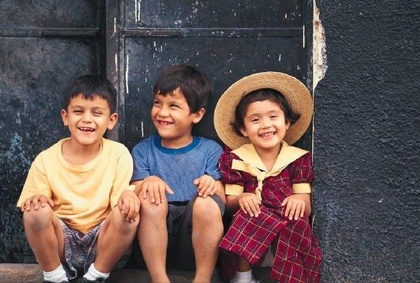
%> input picture 6th_sem/MATLAB/AN SIr till 27-Mar-2018/Copy_of_Copy_of_image1.JPG, 420 x 283 px, shrunk from 600 x 404 before the run
$ octave q2as2.m   (GNU Octave 9; MATLAB toolbox functions it lacks are replaced by stand-ins)
%> lines starting %> are read from the running program, lines starting %| are printed output that depends on the picture
%q2as2.m: Write a program to input any RGB image file. Convert the image to
%gray scale image using a formula gray_scale=.2989*R+.587*G+.114*B.
% Club RGB image and gray scale image.
clc;
close all;
clear all;
file1=input('\nEnter your RGB image file name=','s');
%> the answer given: Copy_of_Copy_of_image1.JPG
file2=input('Enter output image file name=','s');
%> the answer given: out.png
x=imread(file1);
%> x is the input picture: size 283x420x3 uint8; mean R, G, B 101.5, 86.4, 85.3
[r,c,d]=size(x);
%> r = 283; c = 420; d = 3
y(1:r,1:c,1)=.2989*x(1:r,1:c,1)+.587*x(1:r,1:c,2)+.114*x(1:r,1:c,3);
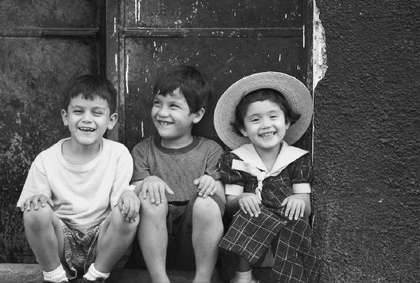
%> y: size 283x420 uint8; min 2, max 255, mean 90.8
y1=x; % copying all pixels of RGB to y1
y1(1:r,c+1:2*c,1)=y(1:r,1:c,1);
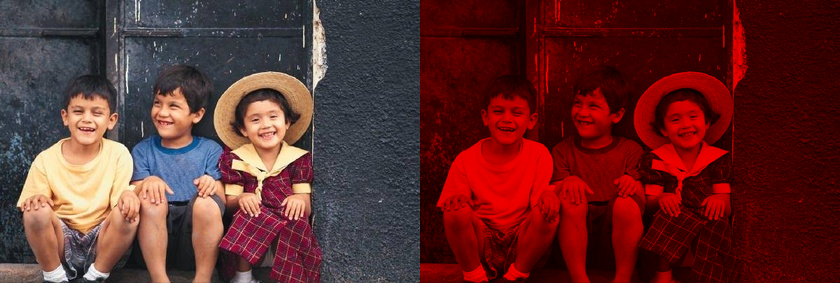
%> y1: size 283x840x3 uint8; mean R, G, B 96.1, 43.2, 42.7
y1(1:r,c+1:2*c,2)=y(1:r,1:c,1);
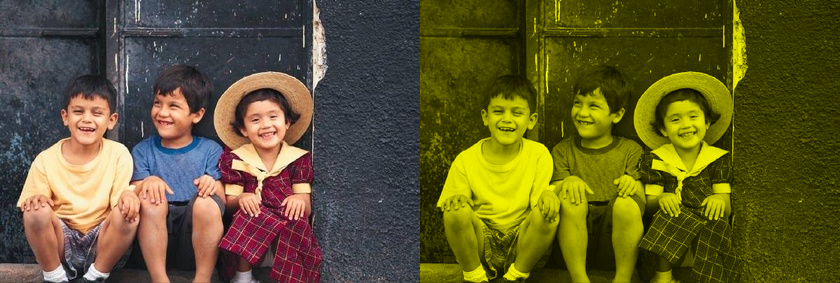
%> y1: size 283x840x3 uint8; mean R, G, B 96.1, 88.6, 42.7
y1(1:r,c+1:2*c,3)=y(1:r,1:c,1);
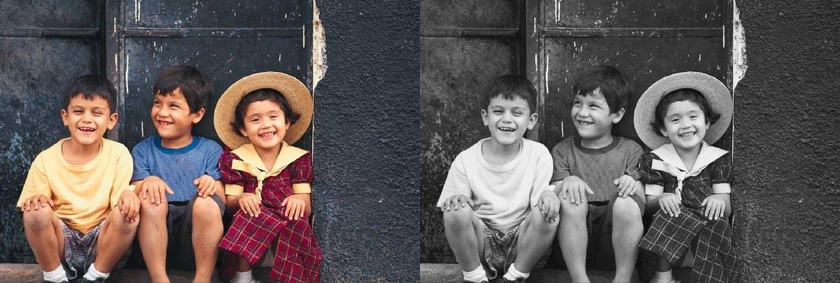
%> y1: size 283x840x3 uint8; mean R, G, B 96.1, 88.6, 88
imshow(y1);
